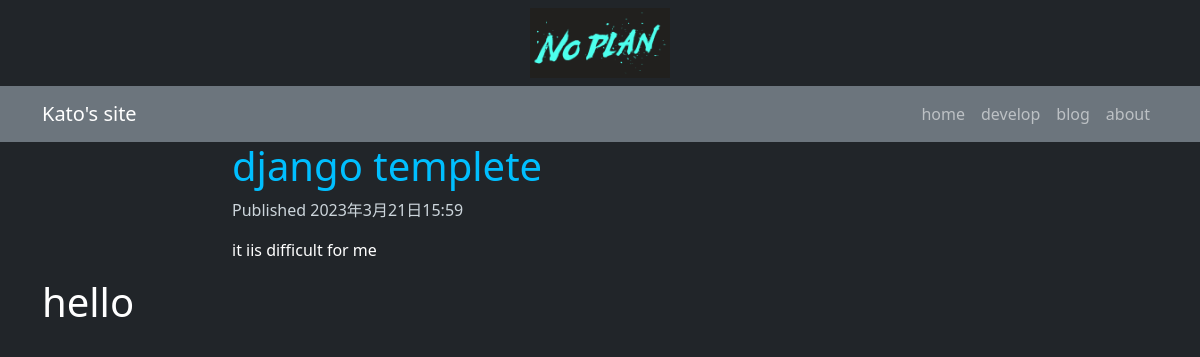
The page /blog/2023/3/21/django-templete/ on the database its author committed.
### blog/models.py (models this page shows, shortened)
class Post(models.Model):
    class Status(models.TextChoices):
        DRAFT = "DF", "Draft"
        PUBLISHED = "PB", "Published"
    title = models.CharField(max_length=50)
    body = models.TextField()
    slug = models.SlugField()
    status = models.CharField(max_length=2
                                ,choices=Status.choices,
                                default=Status.DRAFT)
    publish = models.DateTimeField(default=timezone.now)
    created = models.DateTimeField(auto_now_add=True)
    update = models.DateTimeField(auto_now=True)
    objects = models.Manager()
    published = PublishedManager()
    tags = TaggableManager()
    class Meta:
        ordering = ["-publish"]
        indexes = [
            models.Index(fields=["-publish"])
        ]

### blog/views.py (the view)
def post_detail(request, year, month, day, post):
    post = get_object_or_404(models.Post,
    status=models.Post.Status.PUBLISHED,
    slug=post,
    publish__year=year,
    publish__month=month,
    publish__day=day)
    return render(request,
                    'blog/detail.html',context={
                    'post': post,
                    })

### blog/templatetags/blog_tags.py (called while the page is built)
@register.filter(name="markdown")
def markdown_format(text):
    return mark_safe(markdown.markdown(text))

### templates/blog/detail.html (shortened to what this page needs)
{% extends 'blog/base.html' %}
{% load blog_tags %}
{% block content %}
<div class="container">
  <div class="row justify-content-center">
    <div class="col-md-8" >
      <h1 style="color: #00bfff">{{ post.title }}</h1>
      <p class="date" style="color:#ccd5db">
      Published {{ post.publish }}
      </p>
      {{ post.body|markdown|truncatewords_html:30 }}
    </div>
  </div>
</div>
<div class="container d-none d-sm-block">
  <div class="row">
    <div class="col">
      <h1>hello</h1>
    </div>
  </div>
</div>
{% endblock content %}

### rows shown on the page
Post: title "django templete", publish "2023年3月21日15:59", body "it iis difficult for me"
